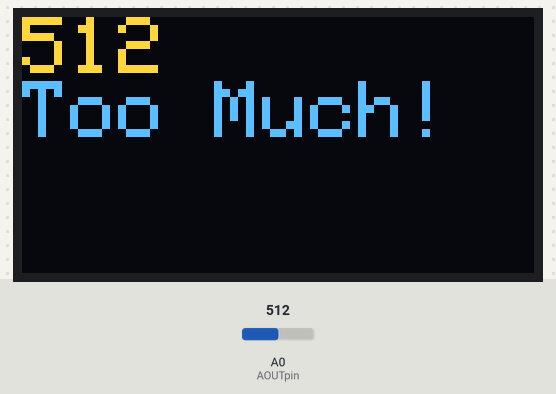
Bench run of a sketch on a simulated Arduino Uno, built with avr-gcc and run on an emulated ATmega328P. On the bench: 128×64 one-colour display. Inputs (shaded band) come from the test bench; at power-on: A0 (AOUTpin) = 512. The OLED is the two-colour kind (top 16 rows yellow); the display library's start-up logo is not drawn; what the sketch prints to the serial monitor is not drawn.

Above: at 3.2 s.
3.3 s: A0 (AOUTpin) set to 440
At 4.0 s:
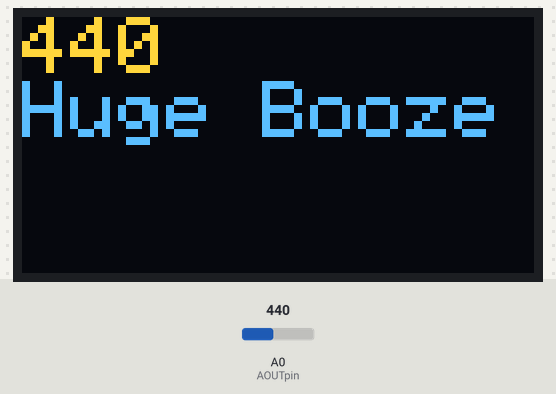
5.1 s: A0 (AOUTpin) set to 340
At 5.8 s:
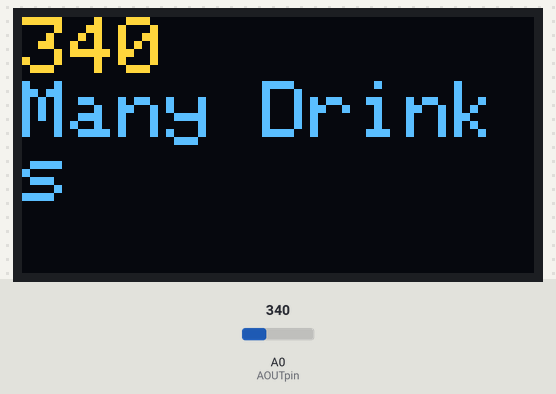
6.7 s: A0 (AOUTpin) set to 270
At 7.7 s:
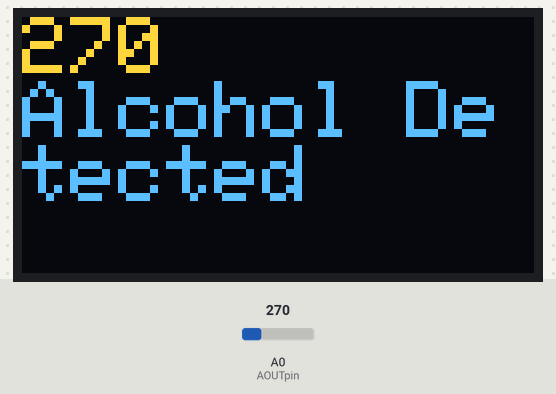
8.3 s: A0 (AOUTpin) set to 190
At 9.6 s:
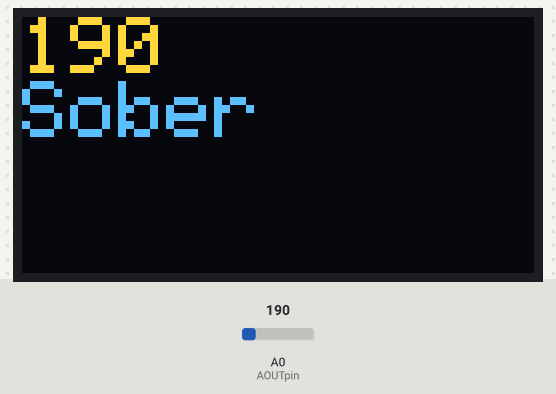
Timing chart, 0 to 10.9 s (numbered marks = the images above; inputs shaded):
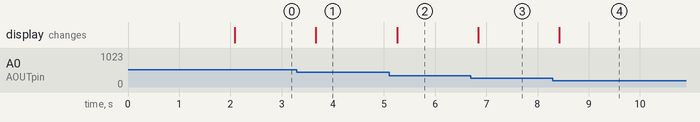

Measured:
- after the input at 3.3 s, the display: changes after 0.37 s (image 1)
- after the input at 5.1 s, the display: changes after 0.16 s (image 2)
- after the input at 6.7 s, the display: changes after 0.14 s (image 3)
- after the input at 8.3 s, the display: changes after 0.13 s (image 4)

The sketch:

Erics_MQ3__OLED_Version.ino
```cpp
/*

This is a work in progress but hopefully it will help someone else by providing
a base to start and work from.
Please check out my Youtube videos here and consider a thumbs up if this helped you!
Youtube : http://www.youtube.com/mkmeorg
Website, Forum and store are at http://mkme.org

0X3C is address for cheap ebay units
Used I2C Scanner to find address
SDA connected to pin Analog 4
SCL connected to pin Analog 5

*/

#include <SPI.h>
#include <Wire.h>
#include <Adafruit_GFX.h>
#include <Adafruit_SSD1306.h>

#define OLED_RESET 4
Adafruit_SSD1306 display(OLED_RESET);

#define NUMFLAKES 10
#define XPOS 0
#define YPOS 1
#define DELTAY 2


#define LOGO16_GLCD_HEIGHT 16
#define LOGO16_GLCD_WIDTH  16
static const unsigned char PROGMEM logo16_glcd_bmp[] =
{ B00000000, B11000000,
  B00000001, B11000000,
  B00000001, B11000000,
  B00000011, B11100000,
  B11110011, B11100000,
  B11111110, B11111000,
  B01111110, B11111111,
  B00110011, B10011111,
  B00011111, B11111100,
  B00001101, B01110000,
  B00011011, B10100000,
  B00111111, B11100000,
  B00111111, B11110000,
  B01111100, B11110000,
  B01110000, B01110000,
  B00000000, B00110000 };

#if (SSD1306_LCDHEIGHT != 64)
#error("Height incorrect, please fix Adafruit_SSD1306.h!");
#endif


const int AOUTpin=0;//the AOUT pin of the alcohol sensor goes into analog pin A0 of the arduino
const int ledPin=13;//the anode of the LED connects to digital pin D13 of the arduino

int limit;
int value;

void setup() {
Serial.begin(9600);

  // by default, we'll generate the high voltage from the 3.3v line internally! (neat!)
  display.begin(SSD1306_SWITCHCAPVCC, 0x3C);  // initialize with the I2C addr 0x3D (for the 128x64)
  // init done
  // Show image buffer on the display hardware.
  // Since the buffer is intialized with an Adafruit splashscreen
  // internally, this will display the splashscreen.
  display.display();
  delay(2000);

  // Clear the buffer.
  display.clearDisplay();

}

void loop()
{
value= analogRead(AOUTpin);//reads the analaog value from the alcohol sensor's AOUT pin
  Serial.println(value);
// text display tests
display.clearDisplay();
display.setCursor(0,0);
  display.setTextSize(2);
  display.setTextColor(WHITE);
  display.println(value);


 if(value<200)
  {
      Serial.println("You are sober.");
      display.println("Sober");
  }
  if (value>=200 && value<280)
  {
      Serial.println("Alcohol detected");
      display.println("Alcohol Detected");
  }
  if (value>=280 && value<350)
  {
      Serial.println("More than one drink going on here....");
      display.println("Many Drinks");
  }
  if (value>=350 && value <450)
  {
      Serial.println("Serious Booze here! ");
      display.println("Huge Booze");
  }
  if(value>450)
  {
     Serial.println("You are drunk!");
     display.println("Too Much!");
  }


display.display();
  delay (500);
}
```
